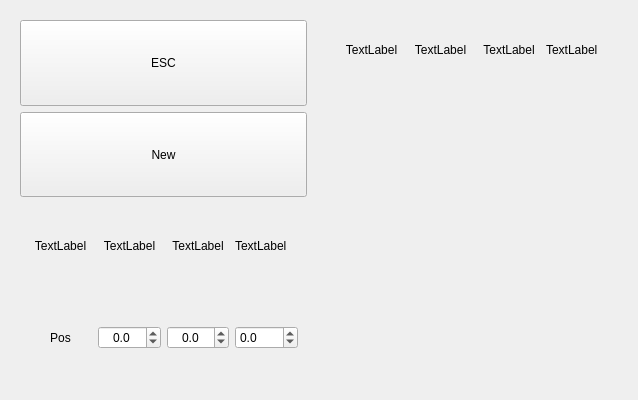
<?xml version="1.0" encoding="UTF-8"?>
<ui version="4.0">
 <class>Base_Quadlet_Ui</class>
 <widget class="QWidget" name="Base_Quadlet_Ui">
  <property name="geometry">
   <rect>
    <x>0</x>
    <y>0</y>
    <width>638</width>
    <height>400</height>
   </rect>
  </property>
  <property name="windowTitle">
   <string>Form</string>
  </property>
  <layout class="QHBoxLayout" name="horizontalLayout">
   <item>
    <widget class="QWidget" name="widget_ButtonArea" native="true">
     <property name="sizePolicy">
      <sizepolicy hsizetype="Expanding" vsizetype="Expanding">
       <horstretch>1</horstretch>
       <verstretch>1</verstretch>
      </sizepolicy>
     </property>
     <layout class="QVBoxLayout" name="verticalLayout_3">
      <item>
       <widget class="QPushButton" name="pushButton_ESC">
        <property name="sizePolicy">
         <sizepolicy hsizetype="Expanding" vsizetype="Expanding">
          <horstretch>1</horstretch>
          <verstretch>1</verstretch>
         </sizepolicy>
        </property>
        <property name="text">
         <string>ESC</string>
        </property>
       </widget>
      </item>
      <item>
       <widget class="QPushButton" name="pushButton_NewItem">
        <property name="sizePolicy">
         <sizepolicy hsizetype="Expanding" vsizetype="Expanding">
          <horstretch>1</horstretch>
          <verstretch>1</verstretch>
         </sizepolicy>
        </property>
        <property name="text">
         <string>New</string>
        </property>
       </widget>
      </item>
      <item>
       <widget class="QWidget" name="widget" native="true">
        <property name="sizePolicy">
         <sizepolicy hsizetype="Expanding" vsizetype="Expanding">
          <horstretch>1</horstretch>
          <verstretch>1</verstretch>
         </sizepolicy>
        </property>
        <layout class="QHBoxLayout" name="horizontalLayout_3">
         <item>
          <widget class="QLabel" name="label_C1_Par">
           <property name="sizePolicy">
            <sizepolicy hsizetype="Expanding" vsizetype="Expanding">
             <horstretch>1</horstretch>
             <verstretch>1</verstretch>
            </sizepolicy>
           </property>
           <property name="text">
            <string>TextLabel</string>
           </property>
           <property name="alignment">
            <set>Qt::AlignCenter</set>
           </property>
          </widget>
         </item>
         <item>
          <widget class="QLabel" name="label_C2_Par">
           <property name="sizePolicy">
            <sizepolicy hsizetype="Expanding" vsizetype="Expanding">
             <horstretch>1</horstretch>
             <verstretch>1</verstretch>
            </sizepolicy>
           </property>
           <property name="text">
            <string>TextLabel</string>
           </property>
           <property name="alignment">
            <set>Qt::AlignCenter</set>
           </property>
          </widget>
         </item>
         <item>
          <widget class="QLabel" name="label_C3_Par">
           <property name="sizePolicy">
            <sizepolicy hsizetype="Expanding" vsizetype="Expanding">
             <horstretch>1</horstretch>
             <verstretch>1</verstretch>
            </sizepolicy>
           </property>
           <property name="text">
            <string>TextLabel</string>
           </property>
           <property name="alignment">
            <set>Qt::AlignCenter</set>
           </property>
          </widget>
         </item>
         <item>
          <widget class="QLabel" name="label_C4_Par">
           <property name="sizePolicy">
            <sizepolicy hsizetype="Expanding" vsizetype="Expanding">
             <horstretch>1</horstretch>
             <verstretch>1</verstretch>
            </sizepolicy>
           </property>
           <property name="text">
            <string>TextLabel</string>
           </property>
          </widget>
         </item>
        </layout>
       </widget>
      </item>
      <item>
       <widget class="QWidget" name="widget_3" native="true">
        <property name="sizePolicy">
         <sizepolicy hsizetype="Expanding" vsizetype="Expanding">
          <horstretch>1</horstretch>
          <verstretch>1</verstretch>
         </sizepolicy>
        </property>
        <layout class="QHBoxLayout" name="horizontalLayout_4">
         <item>
          <widget class="QLabel" name="label_Pos_Par">
           <property name="text">
            <string>Pos</string>
           </property>
           <property name="alignment">
            <set>Qt::AlignCenter</set>
           </property>
          </widget>
         </item>
         <item>
          <widget class="QDoubleSpinBox" name="doubleSpinBox_C2">
           <property name="alignment">
            <set>Qt::AlignCenter</set>
           </property>
           <property name="decimals">
            <number>1</number>
           </property>
           <property name="minimum">
            <double>-150.000000000000000</double>
           </property>
           <property name="maximum">
            <double>150.000000000000000</double>
           </property>
           <property name="singleStep">
            <double>0.100000000000000</double>
           </property>
          </widget>
         </item>
         <item>
          <widget class="QDoubleSpinBox" name="doubleSpinBox_C3">
           <property name="alignment">
            <set>Qt::AlignCenter</set>
           </property>
           <property name="decimals">
            <number>1</number>
           </property>
           <property name="minimum">
            <double>-150.000000000000000</double>
           </property>
           <property name="maximum">
            <double>150.000000000000000</double>
           </property>
           <property name="singleStep">
            <double>0.100000000000000</double>
           </property>
          </widget>
         </item>
         <item>
          <widget class="QDoubleSpinBox" name="doubleSpinBox_C4">
           <property name="decimals">
            <number>1</number>
           </property>
           <property name="minimum">
            <double>-150.000000000000000</double>
           </property>
           <property name="maximum">
            <double>150.000000000000000</double>
           </property>
           <property name="singleStep">
            <double>0.100000000000000</double>
           </property>
          </widget>
         </item>
        </layout>
       </widget>
      </item>
     </layout>
    </widget>
   </item>
   <item>
    <widget class="QWidget" name="widget_ScrollArea" native="true">
     <property name="sizePolicy">
      <sizepolicy hsizetype="Expanding" vsizetype="Expanding">
       <horstretch>1</horstretch>
       <verstretch>1</verstretch>
      </sizepolicy>
     </property>
     <layout class="QVBoxLayout" name="verticalLayout">
      <item>
       <widget class="QWidget" name="widget_2" native="true">
        <property name="sizePolicy">
         <sizepolicy hsizetype="Expanding" vsizetype="Expanding">
          <horstretch>1</horstretch>
          <verstretch>1</verstretch>
         </sizepolicy>
        </property>
        <layout class="QHBoxLayout" name="horizontalLayout_2">
         <item>
          <widget class="QLabel" name="label_Colum_1">
           <property name="sizePolicy">
            <sizepolicy hsizetype="Expanding" vsizetype="Expanding">
             <horstretch>1</horstretch>
             <verstretch>1</verstretch>
            </sizepolicy>
           </property>
           <property name="text">
            <string>TextLabel</string>
           </property>
           <property name="alignment">
            <set>Qt::AlignCenter</set>
           </property>
          </widget>
         </item>
         <item>
          <widget class="QLabel" name="label_Colum_2">
           <property name="sizePolicy">
            <sizepolicy hsizetype="Expanding" vsizetype="Expanding">
             <horstretch>1</horstretch>
             <verstretch>1</verstretch>
            </sizepolicy>
           </property>
           <property name="text">
            <string>TextLabel</string>
           </property>
           <property name="alignment">
            <set>Qt::AlignCenter</set>
           </property>
          </widget>
         </item>
         <item>
          <widget class="QLabel" name="label_Colum_3">
           <property name="sizePolicy">
            <sizepolicy hsizetype="Expanding" vsizetype="Expanding">
             <horstretch>1</horstretch>
             <verstretch>1</verstretch>
            </sizepolicy>
           </property>
           <property name="text">
            <string>TextLabel</string>
           </property>
           <property name="alignment">
            <set>Qt::AlignCenter</set>
           </property>
          </widget>
         </item>
         <item>
          <widget class="QLabel" name="label_Colum_4">
           <property name="sizePolicy">
            <sizepolicy hsizetype="Expanding" vsizetype="Expanding">
             <horstretch>1</horstretch>
             <verstretch>1</verstretch>
            </sizepolicy>
           </property>
           <property name="text">
            <string>TextLabel</string>
           </property>
          </widget>
         </item>
        </layout>
       </widget>
      </item>
      <item>
       <widget class="QWidget" name="widget_ScrollHook" native="true">
        <property name="sizePolicy">
         <sizepolicy hsizetype="Expanding" vsizetype="Expanding">
          <horstretch>1</horstretch>
          <verstretch>5</verstretch>
         </sizepolicy>
        </property>
        <layout class="QVBoxLayout" name="verticalLayout_2"/>
       </widget>
      </item>
     </layout>
    </widget>
   </item>
  </layout>
 </widget>
 <resources/>
 <connections/>
</ui>
